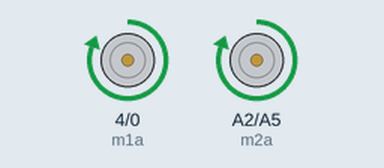
Bench run of a sketch on a simulated Arduino Uno, built with avr-gcc and run on an emulated ATmega328P. Parts: motor-driver pin pairs drawn as motors (green arrow = first pin HIGH = forward, orange = second pin HIGH = backward, longer = more drive).

Above: at 5.0 s.
At 12.5 s:
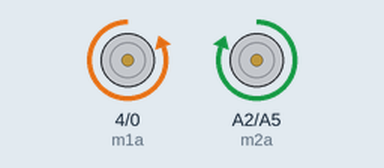
At 17.5 s:
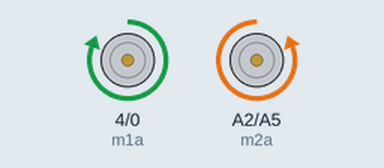
At 25.0 s:
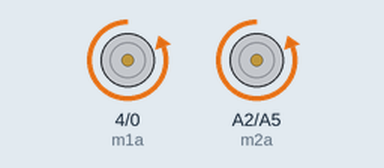
Timing chart, 0 to 39.0 s (numbered marks = the images above):
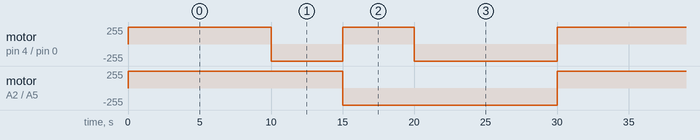

The sketch:

LED_3.ino
```cpp
int m1a=4;
int m1b=0;
int m2a=A2;
int m2b=A5;
void setup()
{
pinMode(m1a,OUTPUT);
pinMode(m1b,OUTPUT);
pinMode(m2a,OUTPUT);
pinMode(m2b,OUTPUT);
}
void loop()
{
digitalWrite(m1a,HIGH);
digitalWrite(m1b,LOW);
digitalWrite(m2a,HIGH);
digitalWrite(m2b,LOW);
delay(10000);
digitalWrite(m1a,LOW);
digitalWrite(m1b,HIGH);
digitalWrite(m2a,HIGH);
digitalWrite(m2b,LOW);
delay(5000);
digitalWrite(m1a,HIGH);
digitalWrite(m1b,LOW);
digitalWrite(m2a,LOW);
digitalWrite(m2b,HIGH);
delay(5000);
digitalWrite(m1a,LOW);
digitalWrite(m1b,HIGH);
digitalWrite(m2a,LOW);
digitalWrite(m2b,HIGH);
delay(10000);
}
```

Measured:
- by itself, motor on A2 (m2a) / A5 (m2b): alternates forward 255/255 for 15.0 s and backward 255/255 for 15.0 s
- by itself, motor on pin 4 (m1a) / pin 0 (m1b): repeats every 30.0 s: backward 255/255 5.0 s, forward 255/255 5.0 s, backward 255/255 10.0 s, forward 255/255 10.0 s
